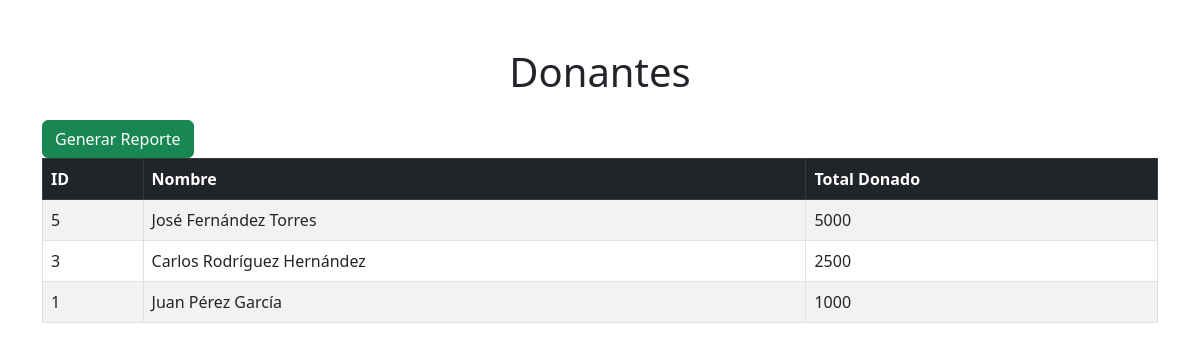
The page /gestion/donantes/TotalDonado.php on the database its author committed.
### tables this page shows
CREATE TABLE PERSONA (
    id_persona INT PRIMARY KEY AUTO_INCREMENT,
    nombre VARCHAR(50),
    ap_paterno VARCHAR(50),
    ap_materno VARCHAR(50),
    calle VARCHAR(100),
    nro VARCHAR(10),
    zona VARCHAR(50),
    telefono VARCHAR(20)
);

### gestion/donantes/TotalDonado.php (the view, shortened to what this page needs)
<!DOCTYPE html>
<html lang="es">
<head>
    <link href="https://cdn.jsdelivr.net/npm/bootstrap@5.3.0/dist/css/bootstrap.min.css" rel="stylesheet">
</head>
<body>
<div class="container mt-5">
    <h1 class="text-center mb-4">Donantes</h1>
<?php
$servidor = "localhost";
$usuario = "root";
$contrasena = "";
$base_datos = "castiel_bd";
$conn = new mysqli($servidor, $usuario, $contrasena, $base_datos);
$sql = "SELECT  p.id_persona,
                p.nombre,
	            p.ap_paterno,
                p.ap_materno,
                SUM(don.valor_economico) AS total_donado
        FROM persona p
        JOIN donante d ON d.id_persona = p.id_persona
        JOIN donacion don ON don.id_donante = d.id_donante
        WHERE d.frecuencia = 'Unica'
        GROUP BY p.id_persona
        ORDER BY total_donado DESC;";
$resultado = $conn->query($sql);
echo "<div class='text-right'>
        <a href='fpdf/TotalDonadoPDF_H.php' target='_blank'class='btn btn-success'>Generar Reporte</a>
      </div>";
if ($resultado->num_rows > 0) {
    echo "<table class='table table-striped table-bordered'>";
    echo "<thead class='table-dark'>
            <tr>
                <th>ID</th>
                <th>Nombre</th>
                <th>Total Donado</th>
            </tr>
          </thead>";
    while ($fila = $resultado->fetch_assoc()) {
        echo "<tr>
                <td>" . $fila["id_persona"] . "</td>
                <td>" . $fila["nombre"] . " " . $fila["ap_paterno"] . " " . $fila["ap_materno"] ."</td>
                <td>" . $fila["total_donado"] . "</td>
              </tr>";
    }
    echo "</table>";
} else {
    echo "No se encontraron resultados.";
}
?>
</div>
</body>
</html>

### rows shown on the page
persona: id_persona "5", nombre "José", ap_paterno "Fernández", ap_materno "Torres", total_donado "5000"
persona: id_persona "3", nombre "Carlos", ap_paterno "Rodríguez", ap_materno "Hernández", total_donado "2500"
persona: id_persona "1", nombre "Juan", ap_paterno "Pérez", ap_materno "García", total_donado "1000"
